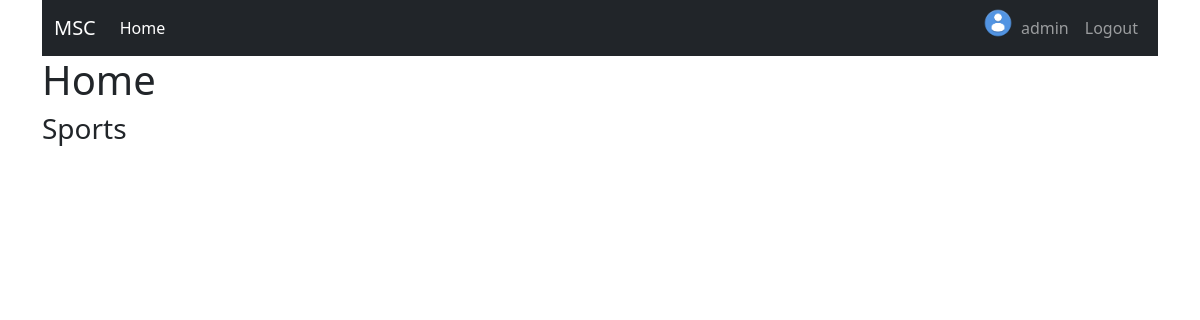
/ (signed in), run on an earlier commit of the app's database.
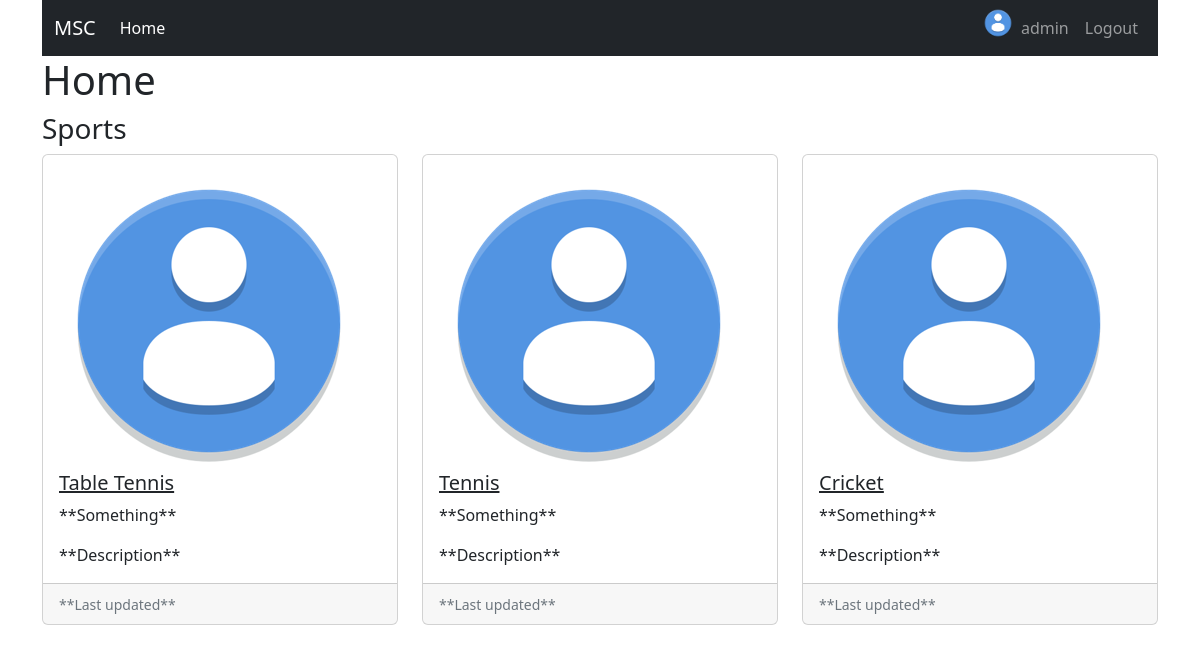
And on a later commit of the database.
### users/models.py (models this page shows, shortened)
class User(AbstractUser):
    username = models.CharField(max_length=255, null=True, default='', unique=True)
    email = models.EmailField(unique=True)
    avatar = models.ImageField(default='default.png', upload_to='profile_pics')
    USERNAME_FIELD = 'username'
    REQUIRED_FIELDS = ['email']
    class Meta:
        verbose_name = 'User'
        verbose_name_plural = 'Users'

### sports/models.py (models this page shows, shortened)
class Sport(models.Model):
    name = models.CharField(max_length=255, null=True, default="", unique=True)
    code = models.CharField(max_length=10, null=True, default="", unique=True)
    image = models.ImageField(default='default.png', upload_to='sport_pics')
    class Meta:
        verbose_name = 'Sport'
        verbose_name_plural = 'Sports'

### users/views.py (the view)
# urls.py: path('', user_views.homepage, name='home'),
@login_required
def homepage(request):
    sports = [i for i in Sport.objects.all()]
    return render(request, 'users/home.html', {'sports':sports})

### users/templates/users/home.html
{% extends "users/base.html" %}
{% load crispy_forms_tags %}
{% block content %}
    <h1>Home</h1>
    <h3>Sports</h3>
    <div class="row row-cols-1 row-cols-md-3 g-4">
        {% for game in sports %}
            <div class="col">
                <div class="card h-100">
                    <div class="card-body">
                        <img src="{{ game.image.url }}" alt="sport image">
                        <a href="sport/{{ game.code }}/" class="link-dark"><h5 class="card-title">{{ game.name }}</h5></a>
                        <p class="secondary">**Something**</p>
                        <p class="card-text">**Description**</p>
                    </div>
                    <div class="card-footer">
                        <small class="text-muted">**Last updated**</small>
                    </div>
                </div>
            </div>
        {% endfor %}
        <br>
    </div>
{% endblock content %}

### users/templates/users/base.html (shortened to what this page needs)
{% load static %}
<!doctype html>
<html lang="en">
  <head>
    <link href="https://cdn.jsdelivr.net/npm/bootstrap@5.2.0/dist/css/bootstrap.min.css" rel="stylesheet">
  </head>
  <body>
    <div class="container">
      <nav class="navbar sticky-top navbar-expand-lg navbar-dark bg-dark">
        <div class="container-fluid">
          <a class="navbar-brand" href="https://tinyurl.com/3wcyvb7x">MSC</a>
          <div class="collapse navbar-collapse" id="navbarSupportedContent">
            <ul class="navbar-nav me-auto mb-2 mb-lg-0">
              <li class="nav-item">
                <a class="nav-link active" aria-current="page" href="{% url 'home' %}">Home</a>
              </li>
            </ul>
            <div class="navbar-nav">
              {% if user.is_authenticated %}
                <a href="{% url 'profile' %}"><img src="{{ user.avatar.url }}" alt="user-image" width="30" class="image-fluid image-thumbnail rounded-circle account-img"></a>
                <a class="nav-item nav-link" href="{% url 'profile' %}">{{ user.username }}</a>
                <a class="nav-item nav-link" href="{% url 'logout' %}">Logout</a>
              {% else %}
                <a class="nav-item nav-link" href="{% url 'login' %}">Login</a>
                <a class="nav-item nav-link" href="{% url 'register' %}">Register</a>
              {% endif %}
            </div>
          </div>
        </div>
      </nav>
      {% block content %}{% endblock %}
    </div>
  </body>
</html>

What changed in the data, as far as the page shows it:
added Sport: image (placeholder picture), name "Table Tennis"
added Sport: image (placeholder picture), name "Tennis"
added Sport: image (placeholder picture), name "Cricket"
